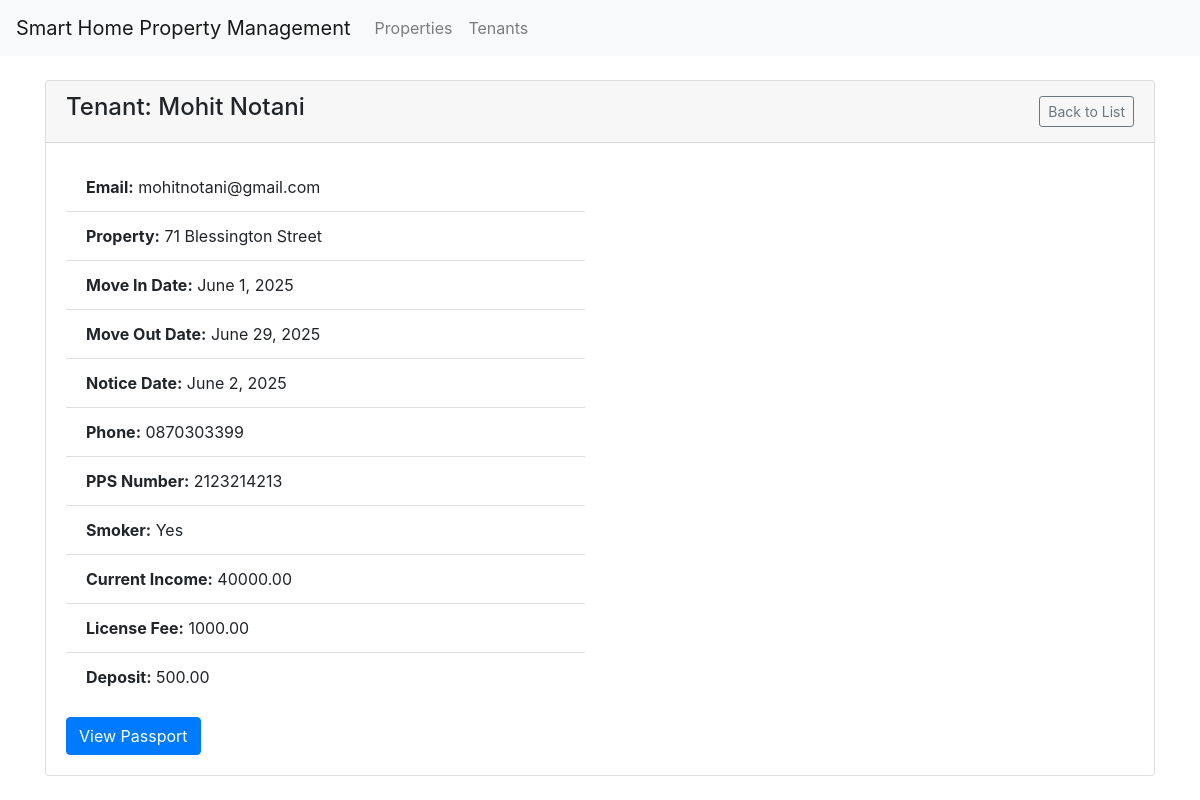
Page /tenants/3/ on the committed database.
### tenants/models.py (models this page shows, shortened)
class Tenant(models.Model):
    property = models.ForeignKey(
        Property,
        on_delete=models.CASCADE,
        related_name='tenants'
    )
    timestamp = models.DateTimeField(auto_now_add=True, null=True, blank=True)
    move_in_date    = models.DateField(blank=True, null=True)
    move_out_date   = models.DateField(blank=True, null=True)
    notice_date     = models.DateField(blank=True, null=True)
    full_name       = models.CharField(max_length=200, blank=True, null=True)
    email           = models.EmailField(blank=True, null=True)
    address_of_property = models.CharField(max_length=200, blank=True, null=True)
    phone_number    = models.CharField(max_length=20, blank=True, null=True)
    pps_number      = models.CharField(max_length=50, blank=True, null=True)
    passport_upload = models.FileField(upload_to='tenant_passports/', blank=True, null=True)
    smoker          = models.BooleanField(default=False)
    consent_personal_data = models.BooleanField(
        default=False,
        help_text="I consent to the collection and processing of my personal data for the license agreement"
    )
    consent_share_data = models.BooleanField(
        default=False,
        help_text="I consent to the licensor sharing my data for the licensee agreement"
    )
    current_income  = models.DecimalField(max_digits=12, decimal_places=2, blank=True, null=True)
    license_fee     = models.DecimalField(max_digits=10, decimal_places=2, blank=True, null=True)
    deposit         = models.DecimalField(max_digits=10, decimal_places=2, blank=True, null=True)

### properties/models.py (models this page shows, shortened)
class Property(models.Model):
    street_number   = models.CharField(max_length=10, blank=True, null=True)
    street_name     = models.CharField(max_length=100, blank=True, null=True)
    complement      = models.CharField(max_length=100, blank=True, null=True)
    landlord        = models.CharField(max_length=100, blank=True, null=True)
    date_acquired   = models.DateField(blank=True, null=True)
    internet        = models.BooleanField(default=False)
    electricity     = models.BooleanField(default=False)
    gas             = models.BooleanField(default=False)
    trash           = models.BooleanField(default=False)
    date_released   = models.DateField(blank=True, null=True)
    contract_length = models.IntegerField(help_text="Contract length in months", default=0)
    property_video  = models.FileField(
        upload_to='property_videos/',
        blank=True,
        null=True,
        help_text="Optional video tour of the property"
    )
    maintenance     = models.TextField(blank=True)
    rooms           = models.IntegerField(default=0)
    bathrooms       = models.DecimalField(max_digits=3, decimal_places=1, default=0.0)
    type            = models.CharField(max_length=50, blank=True)
    rent            = models.DecimalField(max_digits=10, decimal_places=2, default=0.00)
    rent_margin     = models.DecimalField(max_digits=5, decimal_places=2, default=0.00)
    actual_margin   = models.DecimalField(max_digits=5, decimal_places=2, default=0.00)
    profit          = models.DecimalField(max_digits=10, decimal_places=2, default=0.00)
    real_profit     = models.DecimalField(max_digits=10, decimal_places=2, default=0.00)

### tenants/views.py (the view)
# urls.py: path('<int:pk>/', TenantDetailView.as_view(), name='tenant_detail'),
class TenantDetailView(DetailView):
    model = Tenant
    template_name = 'tenants/tenant_detail.html'
    context_object_name = 'tenant'

### tenants/templates/tenants/tenant_detail.html (shortened to what this page needs)
{% extends 'base.html' %}
{% block content %}
<div class="card mb-4">
  <div class="card-header d-flex justify-content-between align-items-center">
    <h4>Tenant: {{ tenant.full_name }}</h4>
    <a href="{% url 'tenants:tenant_list' %}" class="btn btn-outline-secondary btn-sm">Back to List</a>
  </div>
  <div class="card-body">
    <div class="row">
      <div class="col-md-6">
        <ul class="list-group list-group-flush mb-3">
          <li class="list-group-item"><strong>Email:</strong> {{ tenant.email }}</li>
          <li class="list-group-item"><strong>Property:</strong> {{ tenant.property.street_number }} {{ tenant.property.street_name }}</li>
          <li class="list-group-item"><strong>Move In Date:</strong> {{ tenant.move_in_date }}</li>
          <li class="list-group-item"><strong>Move Out Date:</strong> {{ tenant.move_out_date }}</li>
          <li class="list-group-item"><strong>Notice Date:</strong> {{ tenant.notice_date }}</li>
          <li class="list-group-item"><strong>Phone:</strong> {{ tenant.phone_number }}</li>
          <li class="list-group-item"><strong>PPS Number:</strong> {{ tenant.pps_number }}</li>
          <li class="list-group-item"><strong>Smoker:</strong> {{ tenant.smoker|yesno:"Yes,No" }}</li>
          <li class="list-group-item"><strong>Current Income:</strong> {{ tenant.current_income }}</li>
          <li class="list-group-item"><strong>License Fee:</strong> {{ tenant.license_fee }}</li>
          <li class="list-group-item"><strong>Deposit:</strong> {{ tenant.deposit }}</li>
        </ul>
        {% if tenant.passport_upload %}
          <button type="button"
                  class="btn btn-primary"
                  data-toggle="modal"
                  data-target="#passportModal">
            View Passport
          </button>
        {% else %}
          <p class="text-muted">No passport uploaded.</p>
        {% endif %}
      </div>
    </div>
  </div>
</div>
{% endblock %}

### static/css/custom.css (style rules this page uses)
.btn-primary { transition: background-color 0.3s ease, transform 0.2s ease; }

### rows in the picture
Tenant: full_name "Mohit Notani", email "mohitnotani@gmail.com", property.street_number "71", property.street_name "Blessington Street", move_in_date "June 1, 2025", move_out_date "June 29, 2025", notice_date "June 2, 2025", phone_number "0870303399", pps_number "2123214213", smoker "Yes", current_income "40000.00", license_fee "1000.00", deposit "500.00"
